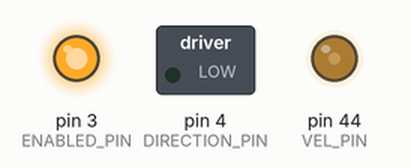
This sketch was run on a simulated Arduino Mega 2560, built with avr-gcc and run on an emulated ATmega2560. Parts: switched loads named in the sketch (green lamp = pin HIGH), output pins drawn as LEDs (lit = HIGH).

Above: at 0.1 s.
Timing chart, 0 to 1.6 s (numbered marks = the images above):
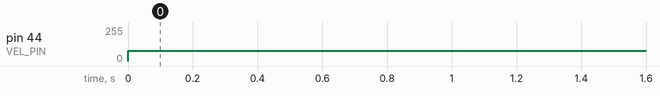

Measured:
- by itself, pin 44 (VEL_PIN): 0/255 → 76/255 at 0.00 s

The sketch:

mega_escon_pwm_sample.ino
```cpp
// This program is an example of how to move the pedal in an open loop using velocity
// The motor is MAXON and the encoder box is ESCON 50/5
// The pedal should move foward or backwards the given VEL value and DIR value

//CONNECTIONS
// Arduino MEGA PIN 44 to ESCON D1 pin
// Arduino MEGA PIN 3  to ESCON D2 pin
// Arduino MEGA PIN 4  to ESCON D3 pin
// Arduino GND  PIN    to ESCON D5 pin

#define VEL_PIN 44  //MEGA pin for the velocity (phisical PWM pin)
#define ENABLED_PIN 3  //MEGA pin for enabled
#define DIRECTION_PIN 4  //MEGA pin for direction

int VEL = 76;  //motor velocity value (PWM value from 0 to 255)
int DIR = LOW;  //rotation direction (LOW pedal foward, HIGH pedal backwards)

void setup() {
  // Set connections pins for output
  pinMode(VEL_PIN, OUTPUT);        //velocity control
  pinMode(ENABLED_PIN, OUTPUT);   //enabled pin
  pinMode(DIRECTION_PIN, OUTPUT); //rotation pin

  digitalWrite(ENABLED_PIN, HIGH);  // enabled motor movement
}

void loop() {
  analogWrite(VEL_PIN, VEL);  //send the PWM to the epos
  digitalWrite(DIRECTION_PIN, DIR);    // rotation direction (LOW pedal foward, HIGH pedal backwards)
}
```
